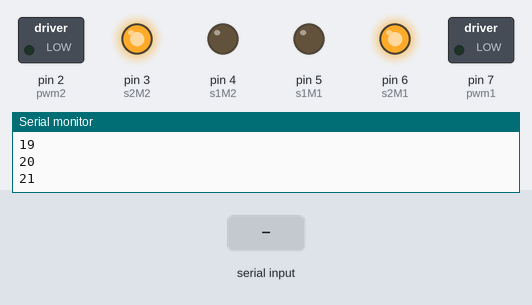
This sketch was run on a simulated Arduino Uno, built with avr-gcc and run on an emulated ATmega328P. Parts: switched loads named in the sketch (green lamp = pin HIGH), output pins drawn as LEDs (lit = HIGH), the last lines printed to the serial monitor. The test bench sets the inputs (shaded band).

Above: at 1.2 s.
1.3 s: "1" received over Serial
At 2.6 s:
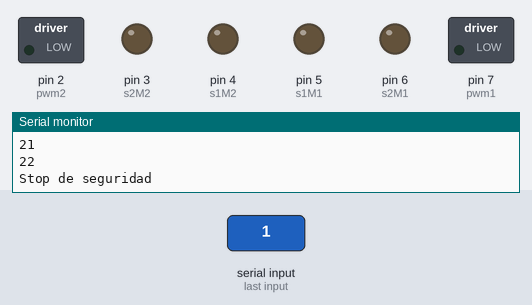
Timing chart, 0 to 4.3 s (numbered marks = the images above; inputs shaded):
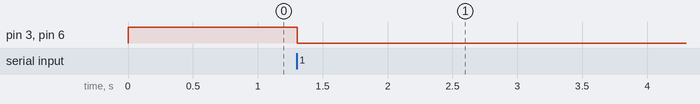

Measured:
- after the input at 1.3 s, pin 3 (s2M2), pin 6 (s2M1): HIGH → LOW at once

The sketch:

Alfred_CaracterizacionDeMotores.ino
```cpp
/* Alfred_Caracterizacion de motores
   El programa realiza una rampa de voltaje
   el objetivo es obtener el valor de voltaje
   en el que los motores tienen la capacidad de
   mover la estructura completa.
   Daniel Santos Calderon
   16 de agosto del 2017
*/
//Puertos de Motor 1
int s1M1 = 5;
int s2M1 = 6;
int pwm1 = 7;

//Puertos de Motor 2
int s1M2 = 4;
int s2M2 = 3;
int pwm2 = 2;
//Valores de control
int rampaInicio, rampaFinal, retraso;

void setup() {
  pinMode(s1M1, OUTPUT);
  pinMode(s2M1, OUTPUT);
  pinMode(s1M2, OUTPUT);
  pinMode(s2M2, OUTPUT);
  pinMode(pwm1, OUTPUT);
  pinMode(pwm2, OUTPUT);

  Serial.begin(9600);
}

void detenerse() {

  if (Serial.available() == 1) {
    Serial.println("Stop de seguridad");
    analogWrite(pwm1, 0);
    analogWrite(pwm2, 0);
    digitalWrite(s1M1, LOW);
    digitalWrite(s2M1, LOW);
    digitalWrite(s1M2, LOW);
    digitalWrite(s2M2, LOW);
    delay(100);
    while (true);
  }
}

void loop() {


    rampaInicio = 10;
    rampaFinal = 255;
    retraso = 100;

    //rectificar datos
    rampaInicio = constrain(rampaInicio, 0, 255);
    rampaFinal = constrain(rampaFinal, 0, 255);

    /*Incia la rampa en el valor de inicio */
    for (int i = rampaInicio; i <= rampaFinal; i++) {
      detenerse();
      digitalWrite(s2M1, HIGH);
      digitalWrite(s2M2, HIGH);
      analogWrite(pwm1, i);
      analogWrite(pwm2, i);
      Serial.println(i);
      delay (retraso);
    }

    //Fin de la rampa
    for (int i = rampaFinal; i >= rampaInicio; i--) {
      detenerse();
      digitalWrite(s2M1, HIGH);
      digitalWrite(s2M2, HIGH);
      analogWrite(pwm1, i);
      analogWrite(pwm2, i);
      Serial.println(i);
      delay (retraso);
    }

    //detener motores
    digitalWrite(s1M1, LOW);
    digitalWrite(s2M1, LOW);
    digitalWrite(s1M2, LOW);
    digitalWrite(s2M2, LOW);
    delay(1000);
}
```
